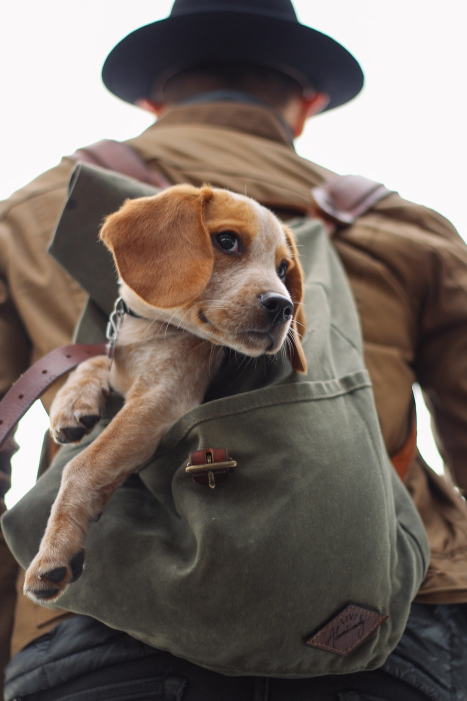
#> input picture DATA/dog_backpack.jpg, 934 x 1401 px (shown at 1/2 size)
$ jupyter execute --allow-errors 01-Image-Basics-Assessment.ipynb
#> lines starting #> are read from the running program, lines starting #| are printed output that depends on the picture
<a href="https://www.pieriandata.com"></a>

# Image Basics Assessment

## Complete the Tasks in bold below. Keep in mind, you may need to run some of these tasks as Python scripts.

----------
#### TASK: Open the *dog_backpack.jpg* image from the DATA folder and display it in the notebook. Make sure to correct for the RGB order.

[cell 1]
import numpy as np
import cv2 as cv
import matplotlin

[cell 2]
foto = cv.imread("DATA/dog_backpack.jpg")
#> foto is the input picture: shape (1401, 934, 3); mean B, G, R 99.5, 106.7, 118.1
type(foto)

#> (a cell that did not finish here is left out)

[cell 4]
foto=cv.cvtColor(foto,cv.COLOR_BGR2RGB)
#> (the rest of this cell did not finish here and is left out)

#### TASK: Flip the image upside down and display it in the notebook.

#> (a cell that did not finish here is left out)

#### TASK: Draw an empty RED rectangle around the dogs face and display the image in the notebook.

[cell 6]
vertices = np.array( [[100,800] , [450,200] , [750,800]] , dtype=np.int32)
vertices.shape
vertices = vertices.reshape((-1,1,2))
vertices.shape
fotocpy = foto.copy()
cv.polylines( fotocpy , [vertices] , isClosed=True, color = (0,0,255) , thickness=20)
#> (the rest of this cell did not finish here and is left out)

[cell 7]
fotocpy = foto.copy()
cv.rectangle(fotocpy, (200,400),(600,750),color=(255,0,0),thickness=5 )
#> (the rest of this cell did not finish here and is left out)

#### TASK: Draw a BLUE TRIANGLE in the middle of the image. The size and angle is up to you, but it should be a triangle (three sides) in any orientation.

### BONUS TASK. Can you figure our how to fill in this triangle? It requires a different function that we didn't show in the lecture! See if you can use google search to find it.

[CLICK ME FOR A DIRECT LINK TO THE HINT](https://docs.opencv.org/3.0-beta/modules/imgproc/doc/drawing_functions.html#fillpoly)

[cell 8]
cv.fillPoly(fotocpy,[vertices],color=(0,0,255))
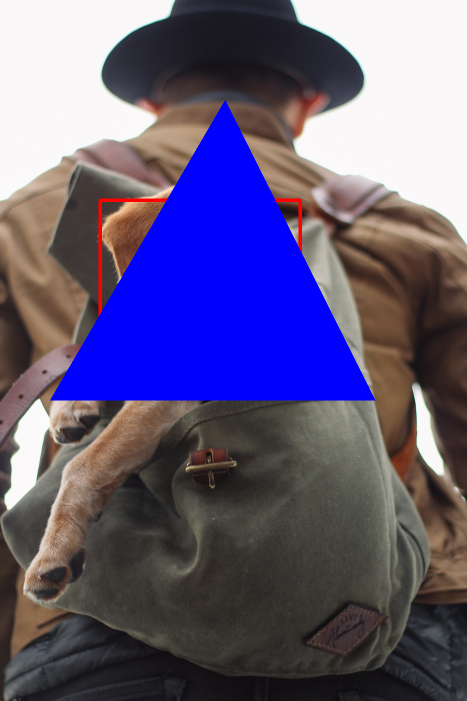
#> fotocpy: shape (1401, 934, 3) (shown at 1/2 size); mean R, G, B 98.4, 90, 123.6
#> (the rest of this cell did not finish here and is left out)

#### TASK: (NOTE: YOU WILL NEED TO RUN THIS AS A SCRIPT). Create a script that opens the picture and allows you to draw empty red circles whever you click the RIGHT MOUSE BUTTON DOWN.

[cell 9]
def draw_circle(event,x,y,flags,param):
    if event == cv.EVENT_RBUTTONDOWN:
        cv.circle(img,(x,y),10,(255,0,0),5)

cv.namedWindow(winname="my_drawing")

cv.setMouseCallback("my_drawing",draw_circle)

img = np.zeros((500,500,3),np.int16)
while True:
    cv.imshow("my_drawing",img)
    if cv.waitKey(20) & 0xFF == 27:
#> (key Esc is pressed here)
        break

[cell 10]
import cv2 as cv
import numpy as np
img = np.zeros((500,800,3))

def draw_circle(event,x,y,flags,param):
    if event == cv.EVENT_RBUTTONDOWN:
        cv.circle(img,(x,y),10,(0,0,255),5)

cv.namedWindow(winname="my_drawing")

cv.setMouseCallback("my_drawing",draw_circle)

while True:
    cv.imshow("my_drawing",img)
    if cv.waitKey(20) & 0xFF == 27:
#> (key Esc is pressed here)
        break


$ run again, with DATA/00-puppy.jpg copied over DATA/dog_backpack.jpg
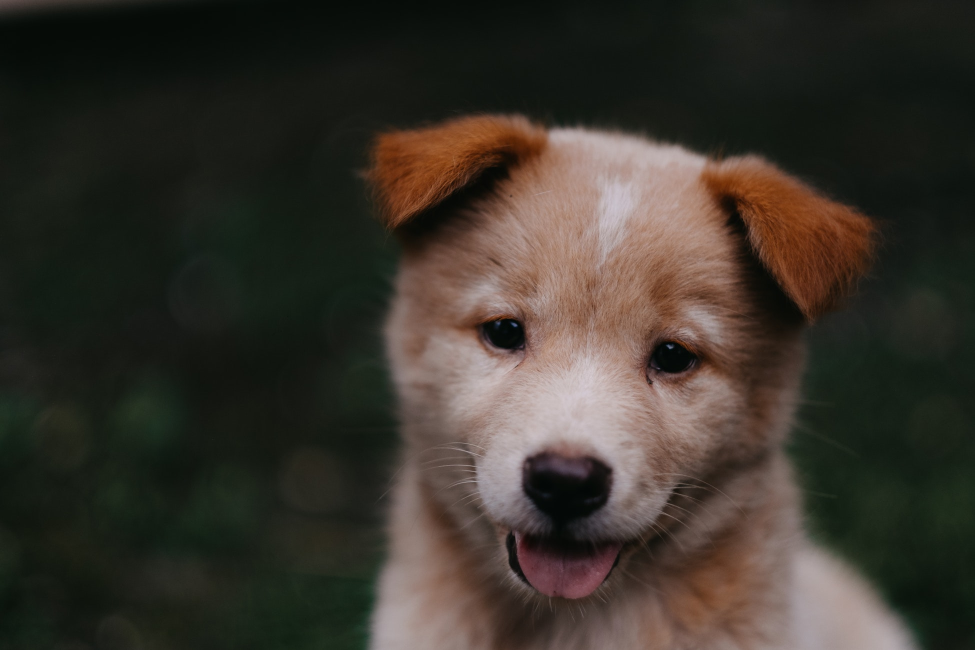
#> input picture DATA/00-puppy.jpg, 1950 x 1300 px (shown at 1/2 size)
#> foto is the input picture: shape (1300, 1950, 3); mean B, G, R 43.8, 51.8, 57.3
#> `cv.fillPoly(fotocpy,[vertices],color=(0,0,255))`:
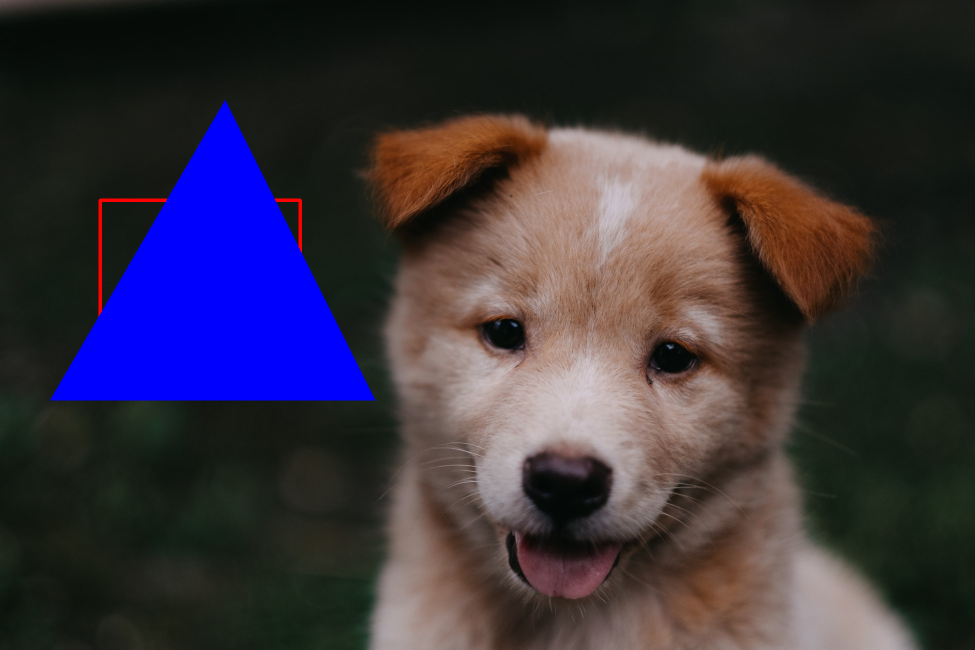
#> fotocpy: shape (1300, 1950, 3) (shown at 1/2 size); mean R, G, B 55.9, 49.6, 61.8

$ run again, with DATA/Denis_Mukwege.jpg copied over DATA/dog_backpack.jpg
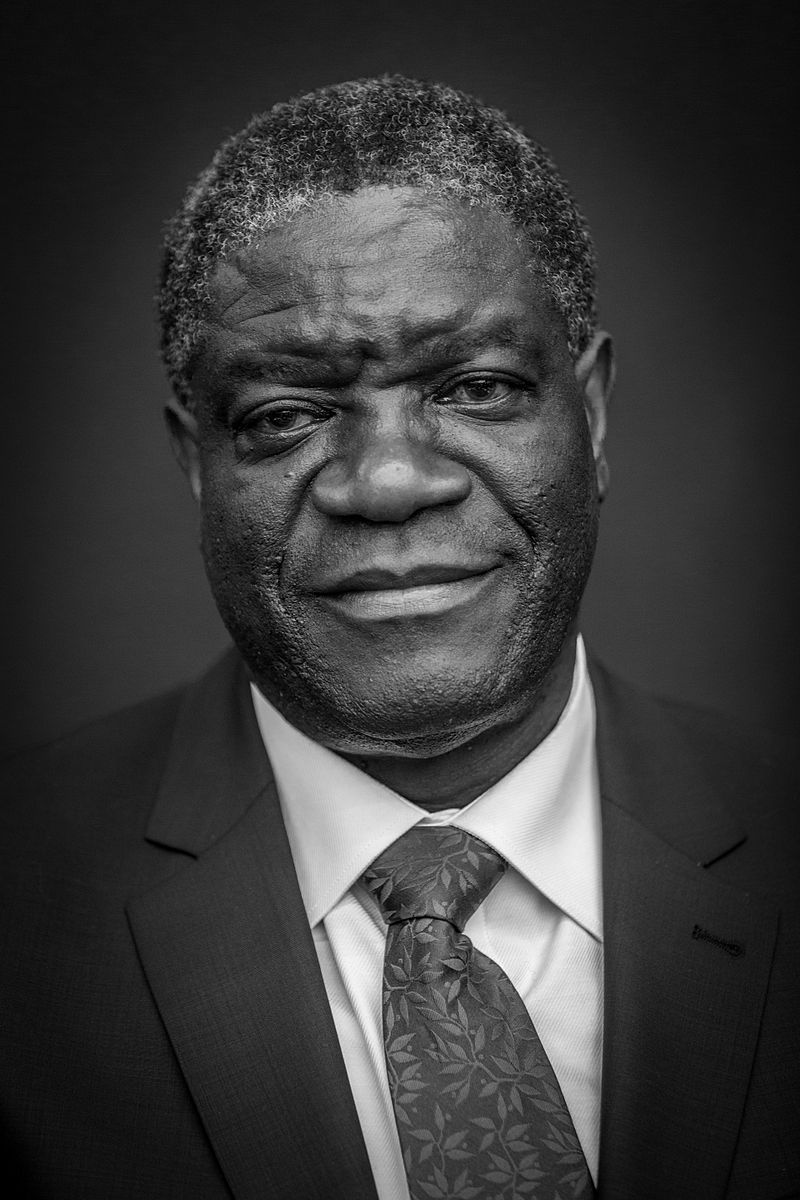
#> input picture DATA/Denis_Mukwege.jpg, 800 x 1200 px
#> foto is the input picture: shape (1200, 800, 3); min 0, max 255, mean 58.8
#> `cv.rectangle(fotocpy, (200,400),(600,750),color=(255,0,0),thickness=5 )`:
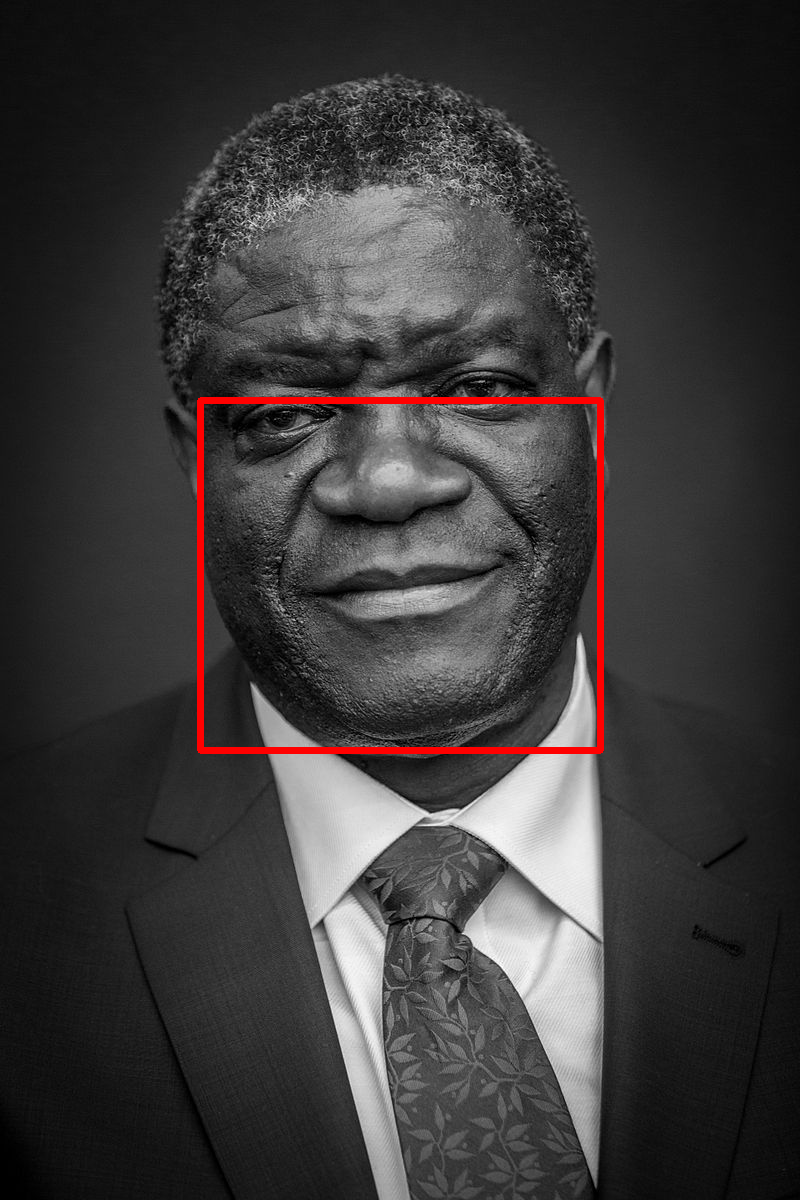
#> fotocpy: shape (1200, 800, 3); mean R, G, B 60.8, 58, 58
#> `cv.fillPoly(fotocpy,[vertices],color=(0,0,255))`:
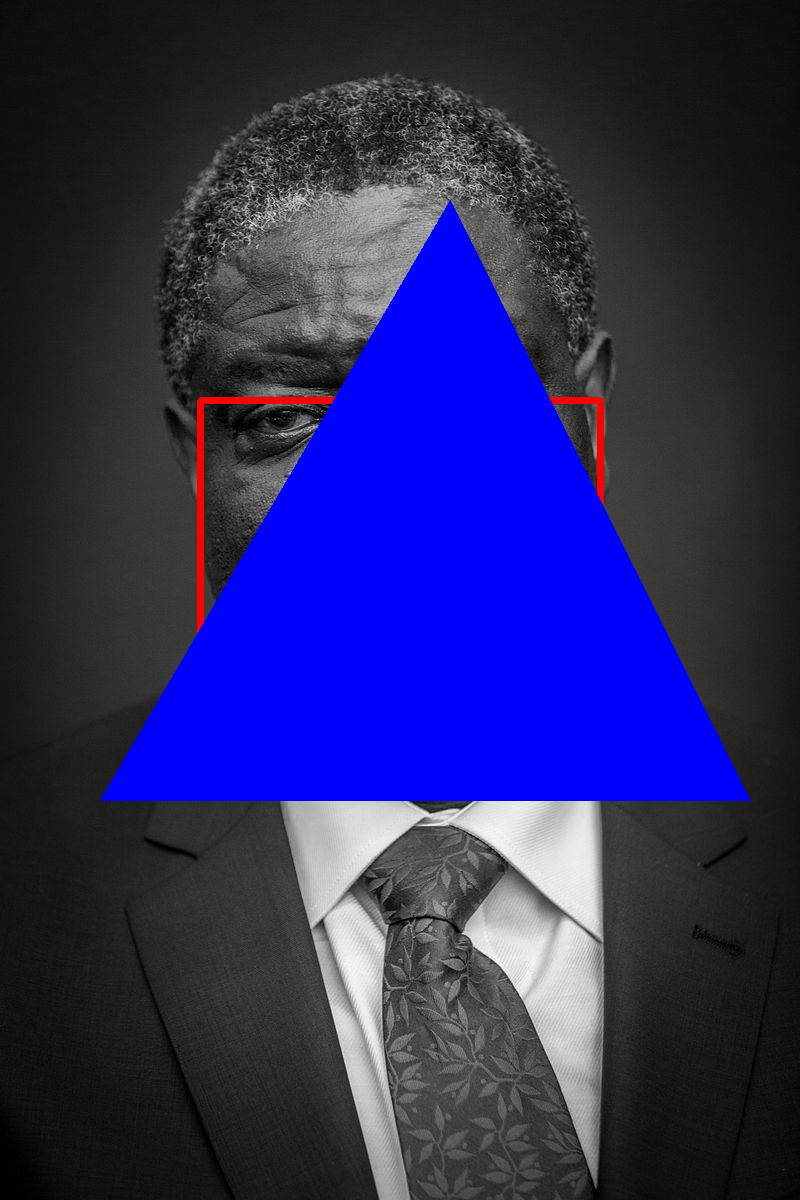
#> fotocpy: shape (1200, 800, 3); mean R, G, B 43.6, 42.7, 94.7

$ run again, with DATA/Nadia_Murad.jpg copied over DATA/dog_backpack.jpg
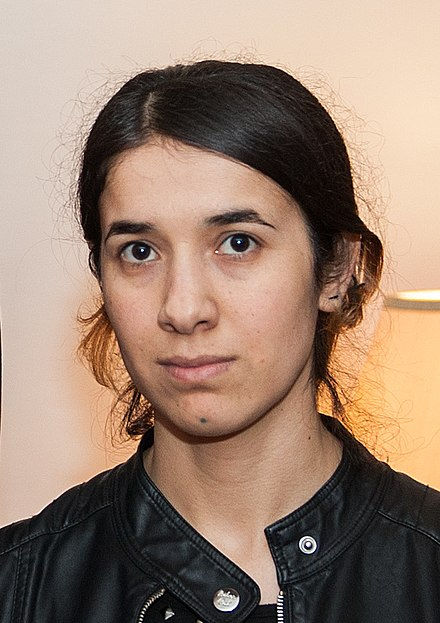
#> input picture DATA/Nadia_Murad.jpg, 440 x 623 px
#> foto is the input picture: shape (623, 440, 3); mean B, G, R 112.7, 129.2, 153.8
#> `cv.fillPoly(fotocpy,[vertices],color=(0,0,255))`:
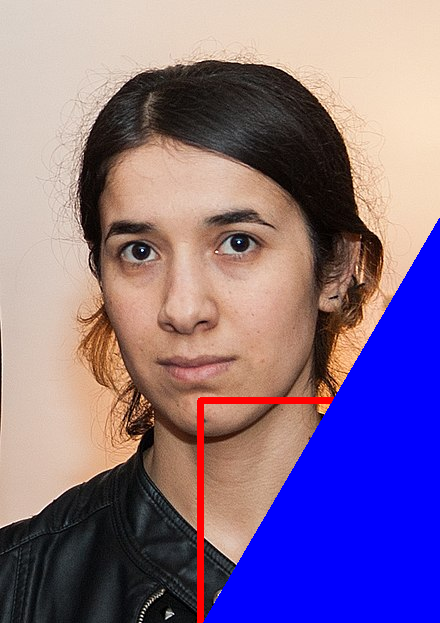
#> fotocpy: shape (623, 440, 3); mean R, G, B 133.3, 110.5, 142.7
